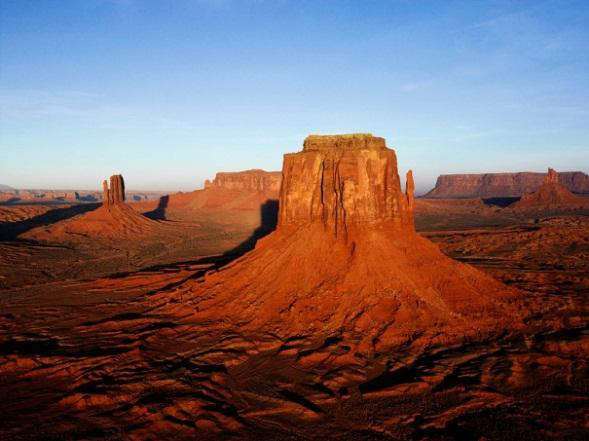
#> input picture Tugas2-JawabanUTS2,3,4/Gambar1.png, 589 x 441 px, found by its file name
$ python 1B_SSD.py
#> lines starting #> are read from the running program, lines starting #| are printed output that depends on the picture; after the words box and inside, x2 and y2 are one past the last pixel; in counts of white or black regions, pixels touching at a corner belong together
#> further down, image is the input picture: shape (441, 589, 3); mean B, G, R 101.8, 99.5, 119.7
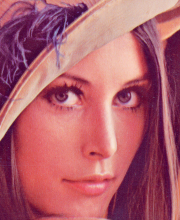
#> input picture Tugas5-JawabanUAS1,2,3,4/tmp.png, 180 x 220 px
#> further down, template is the input picture: shape (220, 180, 3); mean B, G, R 109.2, 95.7, 176.9
import cv2
import numpy as np

def template_matching_ssd(image, template):
    # Convert images to grayscale
    image_gray = cv2.cvtColor(image, cv2.COLOR_BGR2GRAY)
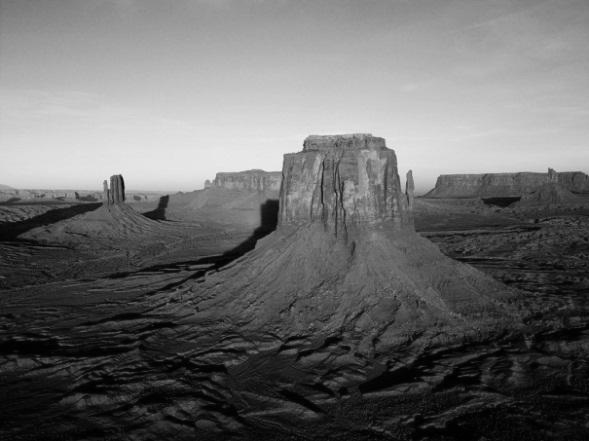
#> image_gray: shape (441, 589); min 0, max 241, mean 105.8
    template_gray = cv2.cvtColor(template, cv2.COLOR_BGR2GRAY)
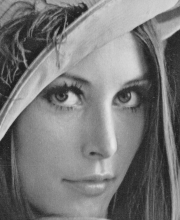
#> template_gray: shape (220, 180); min 26, max 232, mean 121.5

    # Get the dimensions of the images
    image_height, image_width = image_gray.shape
#> image_height = 441; image_width = 589
    template_height, template_width = template_gray.shape
#> template_height = 220; template_width = 180

    # Initialize variables for best match
    min_ssd = float('inf')
    best_match_position = (0, 0)

    # Iterate over possible positions
    for x in range(image_width - template_width + 1):
        for y in range(image_height - template_height + 1):
            # Extract the region from the larger image
            region = image_gray[y:y+template_height, x:x+template_width]

            # Calculate the Sum of Squared Differences (SSD)
            ssd = np.sum((region - template_gray)**2)

            # Update the minimum SAD and best match position
            if ssd < min_ssd:
                min_ssd = ssd
                best_match_position = (x, y)
#> after the loop, best_match_position = (55, 220); min_ssd = 3905634

    return best_match_position

if __name__ == "__main__":
    # Read the images
    image = cv2.imread("gambar1.png")
    template = cv2.imread("tmp.png")

    best_match_position = template_matching_ssd(image, template)
#> best_match_position = (55, 220)

    print("Best match position:", best_match_position)
#| Best match position: (55, 220)

    # Get the dimensions of the template
    template_height, template_width, _ = template.shape
#> template_height = 220; template_width = 180

    # Draw a rectangle on the image to highlight the best match
    x, y = best_match_position
#> x = 55; y = 220
    cv2.rectangle(image, (x, y), (x + template_width, y + template_height), (0, 255, 0), 2)
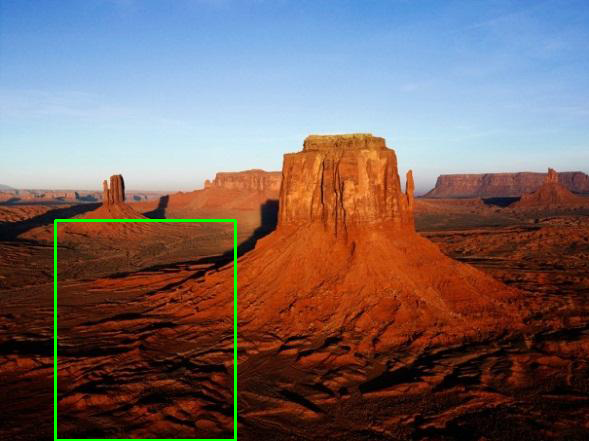
#> image: shape (441, 589, 3); 0.85% of pixels changed, all inside (x1, y1, x2, y2) = (54, 219, 237, 441)

    # Display the result
    cv2.imshow('Template', template)
    cv2.imshow('Result', image)
    cv2.waitKey(0)
    cv2.destroyAllWindows()
